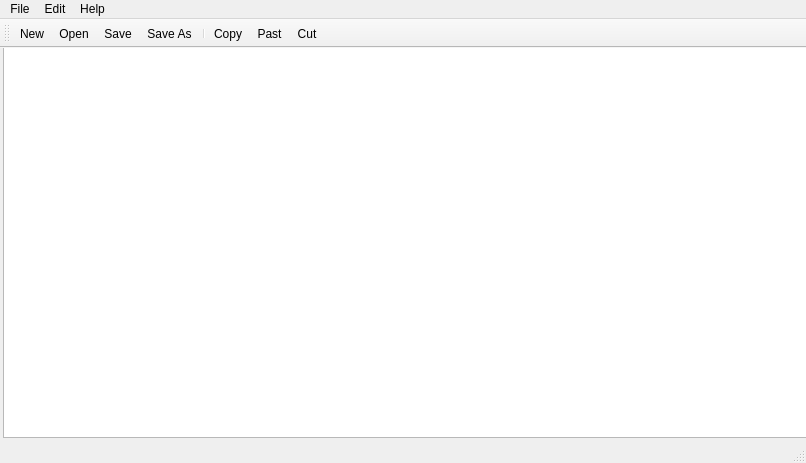
<?xml version="1.0" encoding="UTF-8"?>
<ui version="4.0">
 <class>MainWindow</class>
 <widget class="QMainWindow" name="MainWindow">
  <property name="geometry">
   <rect>
    <x>0</x>
    <y>0</y>
    <width>806</width>
    <height>463</height>
   </rect>
  </property>
  <property name="windowTitle">
   <string>MainWindow</string>
  </property>
  <widget class="QWidget" name="centralWidget">
   <widget class="QPlainTextEdit" name="plainTextEdit">
    <property name="geometry">
     <rect>
      <x>3</x>
      <y>-1</y>
      <width>811</width>
      <height>391</height>
     </rect>
    </property>
   </widget>
  </widget>
  <widget class="QMenuBar" name="menuBar">
   <property name="geometry">
    <rect>
     <x>0</x>
     <y>0</y>
     <width>806</width>
     <height>21</height>
    </rect>
   </property>
   <widget class="QMenu" name="menuFile">
    <property name="title">
     <string>File</string>
    </property>
    <addaction name="actionNew"/>
    <addaction name="actionOpen"/>
    <addaction name="actionSave"/>
    <addaction name="actionSave_As"/>
    <addaction name="actionExit"/>
   </widget>
   <widget class="QMenu" name="menuEdit">
    <property name="title">
     <string>Edit</string>
    </property>
    <addaction name="actionCopy"/>
    <addaction name="actionPast"/>
    <addaction name="actionCut"/>
   </widget>
   <widget class="QMenu" name="menuHelp">
    <property name="title">
     <string>Help</string>
    </property>
    <addaction name="actionAbout"/>
   </widget>
   <addaction name="menuFile"/>
   <addaction name="menuEdit"/>
   <addaction name="menuHelp"/>
  </widget>
  <widget class="QToolBar" name="mainToolBar">
   <attribute name="toolBarArea">
    <enum>TopToolBarArea</enum>
   </attribute>
   <attribute name="toolBarBreak">
    <bool>false</bool>
   </attribute>
   <addaction name="actionNew"/>
   <addaction name="actionOpen"/>
   <addaction name="actionSave"/>
   <addaction name="actionSave_As"/>
   <addaction name="separator"/>
   <addaction name="actionCopy"/>
   <addaction name="actionPast"/>
   <addaction name="actionCut"/>
  </widget>
  <widget class="QStatusBar" name="statusBar"/>
  <action name="actionNew">
   <property name="icon">
    <iconset resource="images.qrc">
     <normaloff>:/images/newfile.png</normaloff>:/images/newfile.png</iconset>
   </property>
   <property name="text">
    <string>New</string>
   </property>
   <property name="shortcut">
    <string>Ctrl+N</string>
   </property>
  </action>
  <action name="actionOpen">
   <property name="icon">
    <iconset resource="images.qrc">
     <normaloff>:/images/open.png</normaloff>:/images/open.png</iconset>
   </property>
   <property name="text">
    <string>Open</string>
   </property>
   <property name="toolTip">
    <string>Open File</string>
   </property>
   <property name="shortcut">
    <string>Ctrl+O</string>
   </property>
  </action>
  <action name="actionSave">
   <property name="icon">
    <iconset resource="images.qrc">
     <normaloff>:/images/save.png</normaloff>:/images/save.png</iconset>
   </property>
   <property name="text">
    <string>Save</string>
   </property>
   <property name="shortcut">
    <string>Ctrl+S</string>
   </property>
  </action>
  <action name="actionExit">
   <property name="icon">
    <iconset resource="images.qrc">
     <normaloff>:/images/exit.png</normaloff>:/images/exit.png</iconset>
   </property>
   <property name="text">
    <string>Exit</string>
   </property>
   <property name="shortcut">
    <string>Ctrl+E</string>
   </property>
  </action>
  <action name="actionCopy">
   <property name="icon">
    <iconset resource="images.qrc">
     <normaloff>:/images/copy.png</normaloff>:/images/copy.png</iconset>
   </property>
   <property name="text">
    <string>Copy</string>
   </property>
   <property name="shortcut">
    <string>Ctrl+C</string>
   </property>
  </action>
  <action name="actionPast">
   <property name="icon">
    <iconset resource="images.qrc">
     <normaloff>:/images/past.png</normaloff>:/images/past.png</iconset>
   </property>
   <property name="text">
    <string>Past</string>
   </property>
   <property name="shortcut">
    <string>Ctrl+V</string>
   </property>
  </action>
  <action name="actionCut">
   <property name="icon">
    <iconset resource="images.qrc">
     <normaloff>:/images/cut.png</normaloff>:/images/cut.png</iconset>
   </property>
   <property name="text">
    <string>Cut</string>
   </property>
   <property name="shortcut">
    <string>Ctrl+X</string>
   </property>
  </action>
  <action name="actionSave_As">
   <property name="icon">
    <iconset resource="images.qrc">
     <normaloff>:/images/saveas.png</normaloff>:/images/saveas.png</iconset>
   </property>
   <property name="text">
    <string>Save As</string>
   </property>
   <property name="shortcut">
    <string>Ctrl+Shift+S</string>
   </property>
  </action>
  <action name="actionAbout">
   <property name="text">
    <string>About</string>
   </property>
  </action>
 </widget>
 <layoutdefault spacing="6" margin="11"/>
 <resources>
  <include location="images.qrc"/>
 </resources>
 <connections/>
</ui>
